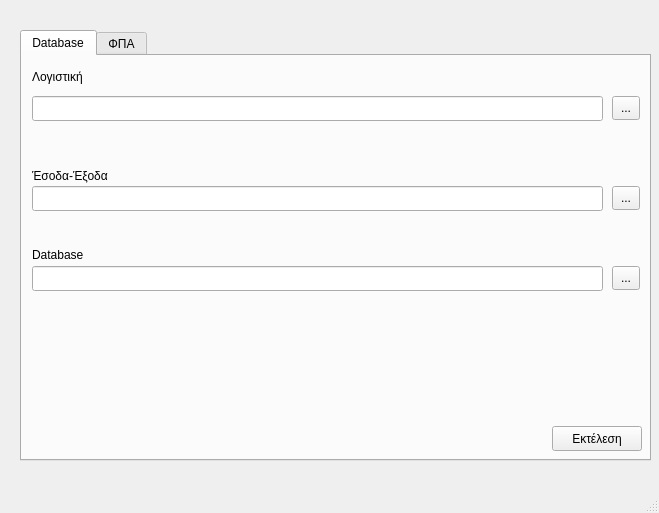
<?xml version="1.0" encoding="UTF-8"?>
<ui version="4.0">
 <class>MainWindow</class>
 <widget class="QMainWindow" name="MainWindow">
  <property name="geometry">
   <rect>
    <x>0</x>
    <y>0</y>
    <width>659</width>
    <height>513</height>
   </rect>
  </property>
  <property name="windowTitle">
   <string>MainWindow</string>
  </property>
  <widget class="QWidget" name="centralwidget">
   <widget class="QTabWidget" name="tabWidget">
    <property name="geometry">
     <rect>
      <x>20</x>
      <y>30</y>
      <width>631</width>
      <height>431</height>
     </rect>
    </property>
    <property name="locale">
     <locale language="English" country="Germany"/>
    </property>
    <property name="currentIndex">
     <number>0</number>
    </property>
    <widget class="QWidget" name="tab">
     <attribute name="title">
      <string>Database</string>
     </attribute>
     <widget class="QLabel" name="label">
      <property name="geometry">
       <rect>
        <x>10</x>
        <y>10</y>
        <width>68</width>
        <height>21</height>
       </rect>
      </property>
      <property name="text">
       <string>Λογιστική</string>
      </property>
     </widget>
     <widget class="QLabel" name="label_2">
      <property name="geometry">
       <rect>
        <x>10</x>
        <y>110</y>
        <width>101</width>
        <height>20</height>
       </rect>
      </property>
      <property name="text">
       <string>Έσοδα-Έξοδα</string>
      </property>
     </widget>
     <widget class="QLineEdit" name="lineEdit">
      <property name="geometry">
       <rect>
        <x>10</x>
        <y>40</y>
        <width>571</width>
        <height>25</height>
       </rect>
      </property>
     </widget>
     <widget class="QLineEdit" name="lineEdit_2">
      <property name="geometry">
       <rect>
        <x>10</x>
        <y>130</y>
        <width>571</width>
        <height>25</height>
       </rect>
      </property>
     </widget>
     <widget class="QLabel" name="label_3">
      <property name="geometry">
       <rect>
        <x>10</x>
        <y>190</y>
        <width>68</width>
        <height>17</height>
       </rect>
      </property>
      <property name="text">
       <string>Database</string>
      </property>
     </widget>
     <widget class="QLineEdit" name="lineEdit_3">
      <property name="geometry">
       <rect>
        <x>10</x>
        <y>210</y>
        <width>571</width>
        <height>25</height>
       </rect>
      </property>
     </widget>
     <widget class="QPushButton" name="pushButton">
      <property name="geometry">
       <rect>
        <x>530</x>
        <y>370</y>
        <width>90</width>
        <height>25</height>
       </rect>
      </property>
      <property name="text">
       <string>Εκτέλεση</string>
      </property>
     </widget>
     <widget class="QToolButton" name="toolButton">
      <property name="geometry">
       <rect>
        <x>590</x>
        <y>40</y>
        <width>28</width>
        <height>24</height>
       </rect>
      </property>
      <property name="text">
       <string>...</string>
      </property>
     </widget>
     <widget class="QToolButton" name="toolButton_2">
      <property name="geometry">
       <rect>
        <x>590</x>
        <y>130</y>
        <width>28</width>
        <height>24</height>
       </rect>
      </property>
      <property name="text">
       <string>...</string>
      </property>
     </widget>
     <widget class="QToolButton" name="toolButton_3">
      <property name="geometry">
       <rect>
        <x>590</x>
        <y>210</y>
        <width>28</width>
        <height>24</height>
       </rect>
      </property>
      <property name="text">
       <string>...</string>
      </property>
     </widget>
    </widget>
    <widget class="QWidget" name="tab_2">
     <attribute name="title">
      <string>ΦΠΑ</string>
     </attribute>
     <widget class="QDateEdit" name="dateEdit">
      <property name="geometry">
       <rect>
        <x>70</x>
        <y>20</y>
        <width>110</width>
        <height>26</height>
       </rect>
      </property>
      <property name="displayFormat">
       <string>dd/MM/yyyy</string>
      </property>
      <property name="calendarPopup">
       <bool>true</bool>
      </property>
      <property name="date">
       <date>
        <year>2017</year>
        <month>4</month>
        <day>26</day>
       </date>
      </property>
     </widget>
     <widget class="QDateEdit" name="dateEdit_2">
      <property name="geometry">
       <rect>
        <x>210</x>
        <y>20</y>
        <width>110</width>
        <height>26</height>
       </rect>
      </property>
      <property name="displayFormat">
       <string>dd/MM/yyyy</string>
      </property>
      <property name="calendarPopup">
       <bool>true</bool>
      </property>
      <property name="date">
       <date>
        <year>2017</year>
        <month>4</month>
        <day>26</day>
       </date>
      </property>
     </widget>
     <widget class="QPushButton" name="pushButton_2">
      <property name="geometry">
       <rect>
        <x>340</x>
        <y>20</y>
        <width>90</width>
        <height>25</height>
       </rect>
      </property>
      <property name="text">
       <string>PushButton</string>
      </property>
     </widget>
    </widget>
   </widget>
  </widget>
  <widget class="QMenuBar" name="menubar">
   <property name="geometry">
    <rect>
     <x>0</x>
     <y>0</y>
     <width>659</width>
     <height>22</height>
    </rect>
   </property>
  </widget>
  <widget class="QStatusBar" name="statusbar"/>
 </widget>
 <resources/>
 <connections/>
</ui>
